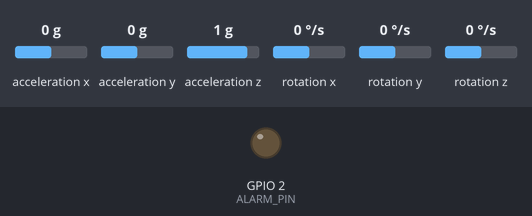
Simulated run of this sketch. Board: ESP32. On the bench: output pins drawn as LEDs (lit = HIGH). Wiring (inferred from the names in the program): MPU-6050 motion sensor at I2C address 0x68. Inputs (shaded band) come from the test bench; at power-on: acceleration z 1 g, acceleration x 0 g, acceleration y 0 g, rotation x 0 °/s, rotation y 0 °/s, rotation z 0 °/s. What the sketch prints to the serial monitor is not drawn.

Above: at 2.5 s.
2.6 s: acceleration z set to 0.1 g
4.5 s: acceleration z set to -0.2 g
At 5.7 s:
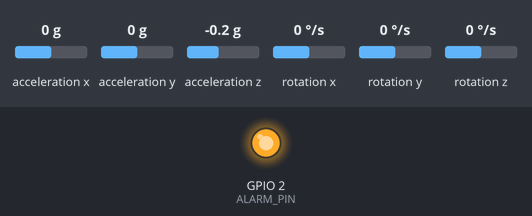
Timing chart, 0 to 7.5 s (numbered marks = the images above; inputs shaded):
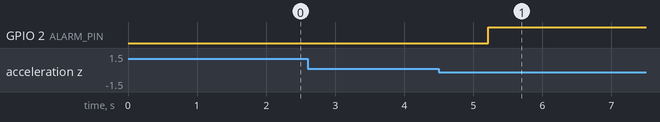

Measured:
- the behaviour switches between 0 and -0.1 g on acceleration z (found by bisection; images 0 and 1)
- after the input at 2.6 s, every drawn part: stays the same
- after the input at 4.5 s, GPIO 2 (ALARM_PIN): LOW → HIGH after 0.71 s

The sketch:

syncore_esp32_mpu6050.ino
```cpp
/*
 * ============================================================================
 * SYNCORE — Intelligent Crash Detection & Monitoring System
 * Hardware Target: ESP32-WROOM-32 + MPU6050 (6-DoF I2C Accelerometer/Gyroscope)
 *
 * Hardware Wiring:
 *   ESP32 3.3V  -> MPU6050 VCC
 *   ESP32 GND   -> MPU6050 GND
 *   ESP32 GPIO21 (SDA) -> MPU6050 SDA
 *   ESP32 GPIO22 (SCL) -> MPU6050 SCL
 *   ESP32 GPIO2  -> On-board Status LED / Alarm Buzzer (Optional)
 * ============================================================================
 */

#include <Wire.h>

#define MPU6050_ADDR 0x68
#define ALARM_PIN    2

// Raw MPU6050 registers
int16_t raw_ax, raw_ay, raw_az;
int16_t raw_gx, raw_gy, raw_gz;

// Zero-offset calibration
float ax_offset = 0.0, ay_offset = 0.0, az_offset = 0.0;
float gx_offset = 0.0, gy_offset = 0.0, gz_offset = 0.0;

// Filtered orientation angles
float roll = 0.0;
float pitch = 0.0;

// Detection thresholds
float linearAccelThreshold = 2.5; // in G
float tiltThreshold = 45.0;        // in degrees
float gyroThreshold = 200.0;       // in deg/s

// Alarm state flags
bool motion_alert = false;
bool tilt_alert = false;
bool alarm = false;
String system_status = "MONITORING";

unsigned long lastSampleTime = 0;
const unsigned long sampleInterval = 100; // 10Hz JSON telemetry output

void setupMPU6050() {
  Wire.begin(21, 22);
  Wire.beginTransmission(MPU6050_ADDR);
  Wire.write(0x6B); // PWR_MGMT_1
  Wire.write(0x00); // Wake up MPU6050
  Wire.endTransmission(true);

  // Set Accelerometer range to +/- 4G (0x08)
  Wire.beginTransmission(MPU6050_ADDR);
  Wire.write(0x1C);
  Wire.write(0x08);
  Wire.endTransmission(true);

  // Set Gyroscope range to +/- 500 deg/s (0x08)
  Wire.beginTransmission(MPU6050_ADDR);
  Wire.write(0x1B);
  Wire.write(0x08);
  Wire.endTransmission(true);
}

void calibrateSensors() {
  long sum_ax = 0, sum_ay = 0, sum_az = 0;
  long sum_gx = 0, sum_gy = 0, sum_gz = 0;
  const int samples = 200;

  for (int i = 0; i < samples; i++) {
    readRawSensors();
    sum_ax += raw_ax;
    sum_ay += raw_ay;
    sum_az += raw_az;
    sum_gx += raw_gx;
    sum_gy += raw_gy;
    sum_gz += raw_gz;
    delay(5);
  }

  ax_offset = (float)sum_ax / samples / 8192.0;
  ay_offset = (float)sum_ay / samples / 8192.0;
  az_offset = ((float)sum_az / samples / 8192.0) - 1.0; // Subtract 1G static gravity
  gx_offset = (float)sum_gx / samples / 65.5;
  gy_offset = (float)sum_gy / samples / 65.5;
  gz_offset = (float)sum_gz / samples / 65.5;
}

void readRawSensors() {
  Wire.beginTransmission(MPU6050_ADDR);
  Wire.write(0x3B);
  Wire.endTransmission(false);
  Wire.requestFrom(MPU6050_ADDR, 14, true);

  raw_ax = Wire.read() << 8 | Wire.read();
  raw_ay = Wire.read() << 8 | Wire.read();
  raw_az = Wire.read() << 8 | Wire.read();
  Wire.read(); Wire.read(); // Skip temp
  raw_gx = Wire.read() << 8 | Wire.read();
  raw_gy = Wire.read() << 8 | Wire.read();
  raw_gz = Wire.read() << 8 | Wire.read();
}

void processSerialCommands() {
  if (Serial.available()) {
    String input = Serial.readStringUntil('\n');
    input.trim();
    if (input.indexOf("RESET_ALARM") >= 0) {
      alarm = false;
      motion_alert = false;
      tilt_alert = false;
      digitalWrite(ALARM_PIN, LOW);
    } else if (input.indexOf("MANUAL_TEST") >= 0) {
      alarm = true;
      digitalWrite(ALARM_PIN, HIGH);
    } else if (input.indexOf("CALIBRATE") >= 0) {
      calibrateSensors();
    }
  }
}

void setup() {
  Serial.begin(115200);
  pinMode(ALARM_PIN, OUTPUT);
  digitalWrite(ALARM_PIN, LOW);

  setupMPU6050();
  calibrateSensors();
}

void loop() {
  processSerialCommands();

  unsigned long currentMillis = millis();
  if (currentMillis - lastSampleTime >= sampleInterval) {
    float dt = (currentMillis - lastSampleTime) / 1000.0;
    lastSampleTime = currentMillis;

    readRawSensors();

    // Convert raw readings to engineering units
    float ax = ((float)raw_ax / 8192.0) - ax_offset;
    float ay = ((float)raw_ay / 8192.0) - ay_offset;
    float az = ((float)raw_az / 8192.0) - az_offset;

    float gx = ((float)raw_gx / 65.5) - gx_offset;
    float gy = ((float)raw_gy / 65.5) - gy_offset;
    float gz = ((float)raw_gz / 65.5) - gz_offset;

    // Linear dynamic acceleration magnitude (without static 1G gravity)
    float linX = ax;
    float linY = ay;
    float linZ = az - 1.0;
    float linear_accel = sqrt(linX * linX + linY * linY + linZ * linZ);

    // Total angular velocity magnitude
    float gyro = sqrt(gx * gx + gy * gy + gz * gz);

    // Complementary Filter for Roll and Pitch estimation
    float roll_acc = atan2(ay, az) * 180.0 / PI;
    float pitch_acc = atan2(-ax, sqrt(ay * ay + az * az)) * 180.0 / PI;

    roll = 0.96 * (roll + gx * dt) + 0.04 * roll_acc;
    pitch = 0.96 * (pitch + gy * dt) + 0.04 * pitch_acc;

    // Anomaly & Crash Detection Logic
    if (system_status == "MONITORING") {
      if (linear_accel > linearAccelThreshold) {
        motion_alert = true;
      }
      if (abs(roll) > tiltThreshold) {
        tilt_alert = true;
        alarm = true; // Sideways rollover triggers persistent alarm
      }
      if (linear_accel > (linearAccelThreshold * 1.5) && abs(roll) > 30.0) {
        alarm = true; // Combined high-impact + rollover
      }
    }

    if (alarm) {
      digitalWrite(ALARM_PIN, HIGH);
    }

    // Output formatted JSON telemetry strictly matching the SYNCORE data contract
    Serial.print("{\"linear_accel\":");
    Serial.print(linear_accel, 2);
    Serial.print(",\"gyro\":");
    Serial.print(gyro, 1);
    Serial.print(",\"roll\":");
    Serial.print(roll, 1);
    Serial.print(",\"pitch\":");
    Serial.print(pitch, 1);
    Serial.print(",\"tilt_alert\":");
    Serial.print(tilt_alert ? "true" : "false");
    Serial.print(",\"motion_alert\":");
    Serial.print(motion_alert ? "true" : "false");
    Serial.print(",\"alarm\":");
    Serial.print(alarm ? "true" : "false");
    Serial.print(",\"status\":\"");
    Serial.print(system_status);
    Serial.print("\",\"ax\":");
    Serial.print(ax, 2);
    Serial.print(",\"ay\":");
    Serial.print(ay, 2);
    Serial.print(",\"az\":");
    Serial.print(az, 2);
    Serial.print(",\"gx\":");
    Serial.print(gx, 1);
    Serial.print(",\"gy\":");
    Serial.print(gy, 1);
    Serial.print(",\"gz\":");
    Serial.print(gz, 1);
    Serial.println("}");
  }
}
```
